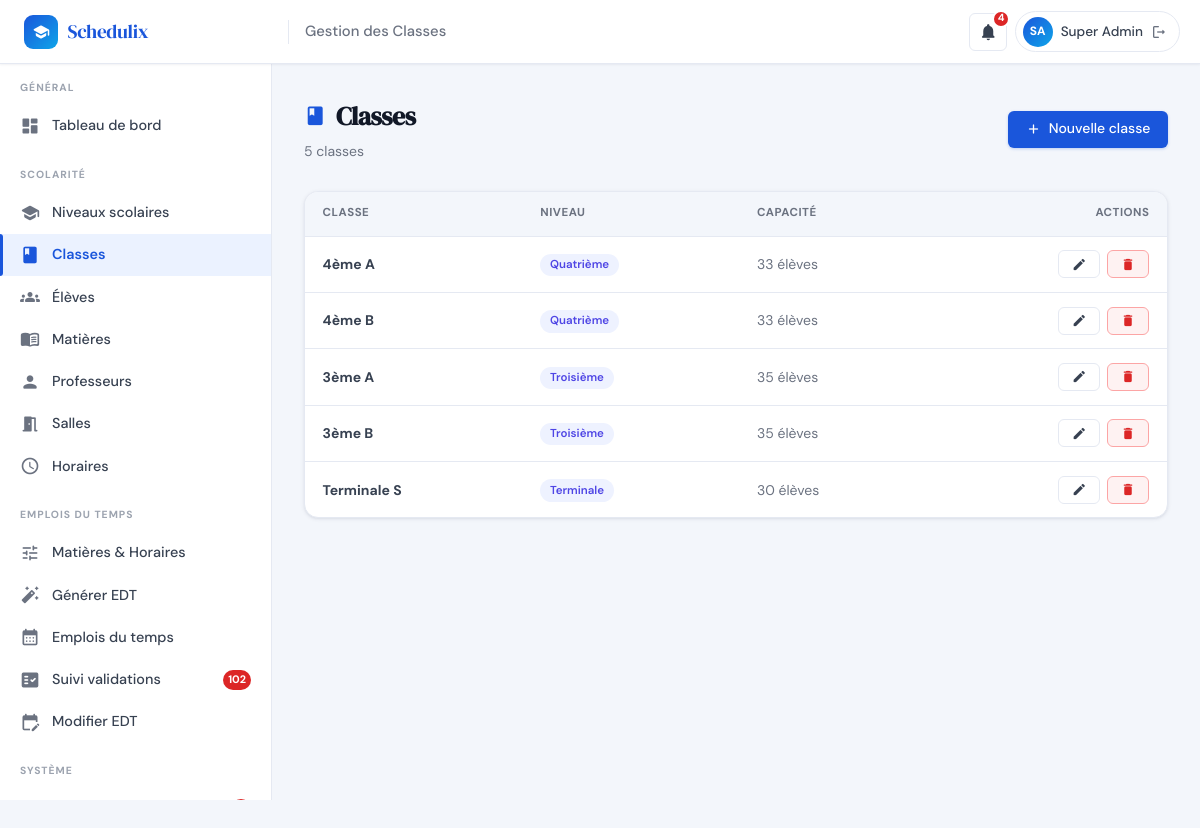
Before: /admin/classes.php (signed in) with the older database file.
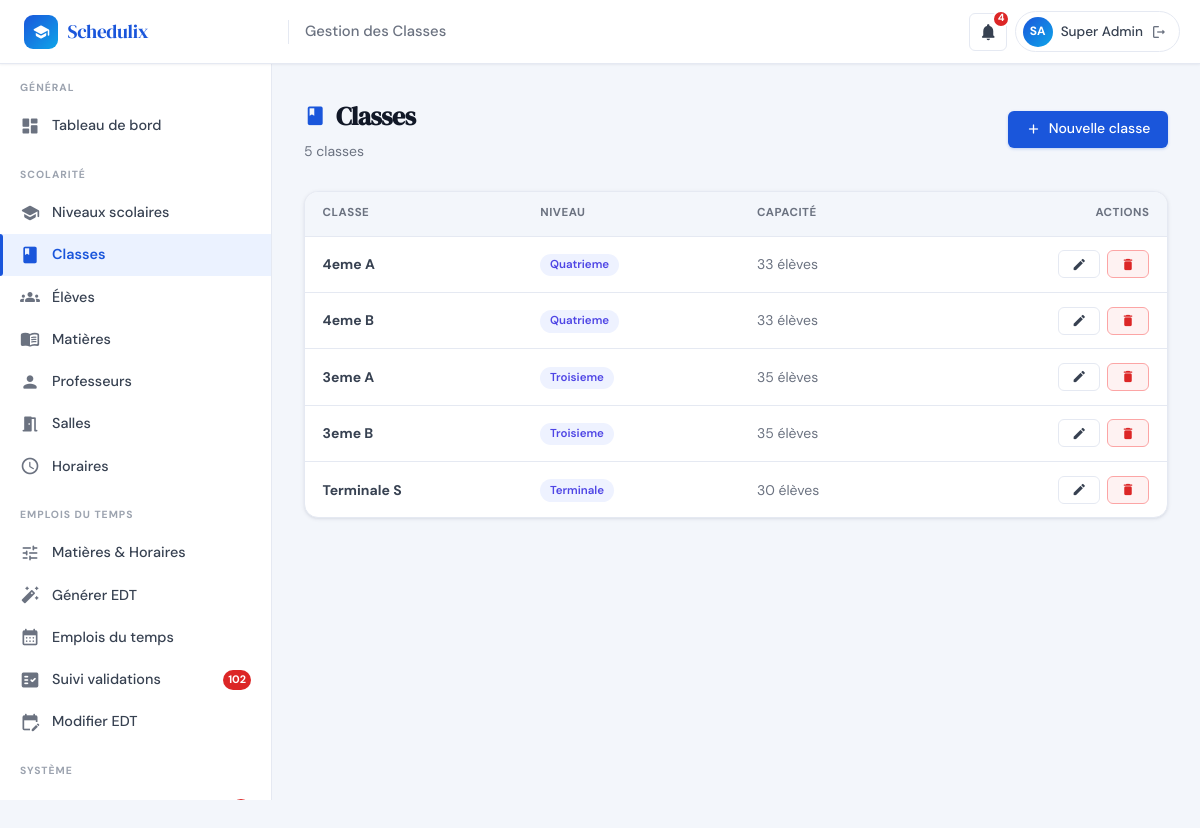
After: the same page with the newer database file.
### tables this page shows
CREATE TABLE IF NOT EXISTS `classes` (
  `id`        INT(11)      NOT NULL AUTO_INCREMENT,
  `nom`       VARCHAR(100) NOT NULL,
  `niveau` VARCHAR(50) NOT NULL DEFAULT 'Troisieme',
  `capacite`  INT(11)      NOT NULL DEFAULT 30,
  `id_niveau` INT(11)      DEFAULT NULL,
  PRIMARY KEY (`id`),
  UNIQUE KEY `uq_classe_nom` (`nom`),
  KEY `fk_classe_niveau` (`id_niveau`),
  CONSTRAINT `fk_classe_niveau`
    FOREIGN KEY (`id_niveau`) REFERENCES `niveaux` (`id`) ON DELETE SET NULL
);

CREATE TABLE IF NOT EXISTS `niveaux` (
  `id`          INT(11)       NOT NULL AUTO_INCREMENT,
  `nom`         VARCHAR(50)   NOT NULL,
  `ordre`       INT(11)       NOT NULL DEFAULT 0,
  `description` VARCHAR(255)  DEFAULT NULL,
  PRIMARY KEY (`id`),
  UNIQUE KEY `uq_niveau_nom` (`nom`)
);

### includes/db.php (called while the page is built, shortened)
<?php
function getDB(): PDO {
    static $pdo = null;
    if ($pdo === null) {
        $dsn = 'mysql:host=' . DB_HOST . ';dbname=' . DB_NAME . ';charset=' . DB_CHARSET;
        $options = [
            PDO::ATTR_ERRMODE            => PDO::ERRMODE_EXCEPTION,
            PDO::ATTR_DEFAULT_FETCH_MODE => PDO::FETCH_ASSOC,
            PDO::ATTR_EMULATE_PREPARES   => false,
        ];
        try {
            $pdo = new PDO($dsn, DB_USER, DB_PASS, $options);
        } catch (PDOException $e) {
            http_response_code(500);
            $msg = (getenv('APP_ENV') === 'production')
                ? 'Service temporairement indisponible.'
                : 'Connexion BDD impossible : ' . $e->getMessage();
            die(json_encode(['error' => $msg]));
        }
    }
    return $pdo;
}

### includes/functions.php (called while the page is built, shortened)
<?php
require_once __DIR__ . '/db.php';
function h(string $str): string {
    return htmlspecialchars($str, ENT_QUOTES, 'UTF-8');
}
function getClassesWithNiveau(): array {
    static $hasNiveau = null;
    if ($hasNiveau === null) {
        try { getDB()->query('SELECT id_niveau FROM classes LIMIT 1'); $hasNiveau = true; }
        catch (PDOException $e) { $hasNiveau = false; }
    }
    if ($hasNiveau) {
        return getDB()->query("
            SELECT c.*, n.nom AS niveau_nom, n.id AS id_niveau_rel
            FROM classes c
            LEFT JOIN niveaux n ON n.id = c.id_niveau
            ORDER BY n.ordre, c.nom
        ")->fetchAll();
    }
    return getDB()->query("SELECT *, \'\' AS niveau_nom, NULL AS id_niveau_rel FROM classes ORDER BY nom")->fetchAll();
}

### admin/classes.php (the view, shortened to what this page needs)
<?php
require_once __DIR__ . '/../includes/db.php';
require_once __DIR__ . '/../includes/functions.php';
$classes = getClassesWithNiveau();
include __DIR__ . '/../includes/header.php';
include __DIR__ . '/../includes/sidebar_admin.php';
?>
<div class="main-content">
  <div class="page-header">
    <div class="page-header-left">
      <h1 class="page-title"><span class="material-icons-round">class</span> Classes</h1>
      <p class="page-subtitle"><?= count($classes) ?> classe<?= count($classes)>1?'s':'' ?></p>
    </div>
    <button class="btn btn-primary" onclick="openModal('modalAdd')">
      <span class="material-icons-round">add</span> Nouvelle classe
    </button>
  </div>
  <div class="card">
    <div class="table-wrapper" style="border:none;border-radius:0">
      <table class="table">
        <thead>
          <tr><th>Classe</th><th>Niveau</th><th>Capacité</th><th style="text-align:right">Actions</th></tr>
        </thead>
        <tbody>
          <?php if (empty($classes)): ?>
          <tr><td colspan="4"><div class="empty-state"><div class="empty-state-icon"><span class="material-icons-round">class</span></div><h3>Aucune classe</h3></div></td></tr>
          <?php else: foreach ($classes as $c): ?>
          <tr>
            <td><strong><?= h($c['nom']) ?></strong></td>
            <td>
              <?php if ($c['niveau_nom']): ?>
              <span class="badge badge-indigo"><?= h($c['niveau_nom']) ?></span>
              <?php else: ?>
              <span style="font-size:.8rem;color:var(--text-light);font-style:italic">Non défini</span>
              <?php endif; ?>
            </td>
            <td><span style="color:var(--text-muted)"><?= $c['capacite'] ?> élèves</span></td>
            <td>
              <div class="table-actions" style="justify-content:flex-end">
                <button class="btn btn-sm btn-outline" onclick='editClasse(<?= json_encode($c,JSON_HEX_APOS|JSON_HEX_QUOT) ?>)'>
                  <span class="material-icons-round">edit</span>
                </button>
                <button class="btn btn-sm btn-danger" onclick="confirmDel(<?= $c['id'] ?>,'<?= h(addslashes($c['nom'])) ?>')">
                  <span class="material-icons-round">delete</span>
                </button>
              </div>
            </td>
          </tr>
          <?php endforeach; endif; ?>
        </tbody>
      </table>
    </div>
  </div>
</div>
</body></html>

Changed rows visible on the page:
changed classes: nom "4ème A" → "4eme A"; id_niveau.nom "Quatrième" → "Quatrieme"
changed classes: nom "4ème B" → "4eme B"; id_niveau.nom "Quatrième" → "Quatrieme"
changed classes: nom "3ème A" → "3eme A"; id_niveau.nom "Troisième" → "Troisieme"
changed classes: nom "3ème B" → "3eme B"; id_niveau.nom "Troisième" → "Troisieme"
